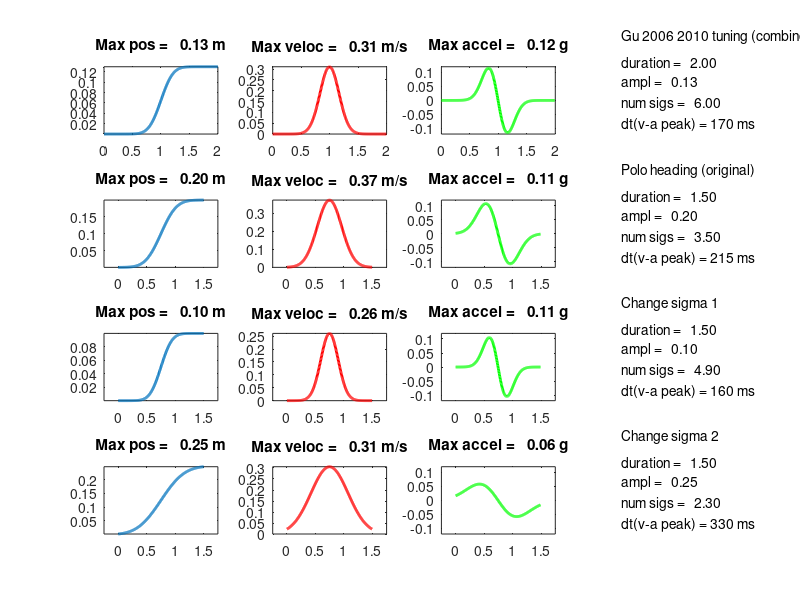
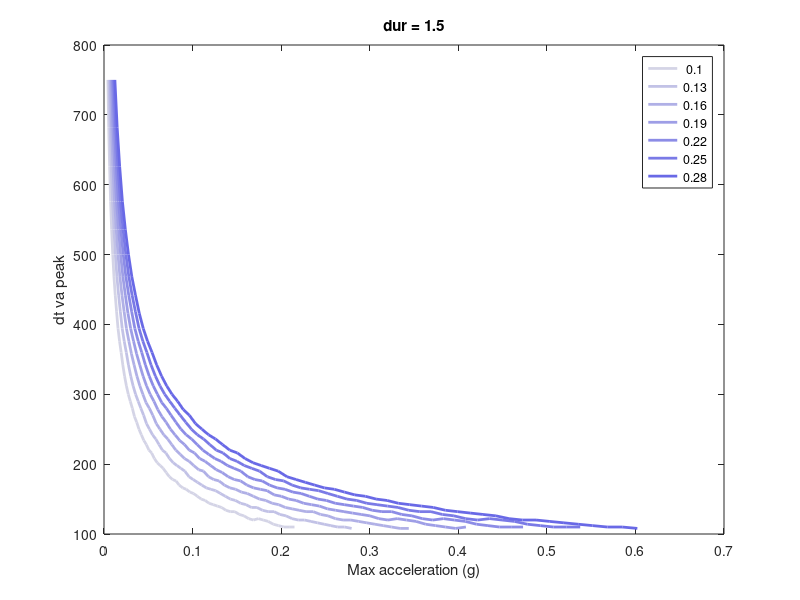

Source code (MATLAB) for these figures, in order: (Note: this script raises an error after producing the figures.)
%% Calculate Gaussian profiles based on the method used in MoogDots.
% HH 2012
 
clear;

%      duration   amplitude   num_sigs   notes
paras = {
          2   0.13  6    'Gu 2006 2010 tuning (combined)'
%           2   0.2   4.5  'Gu 2012 heading (combined)'
%           1   0.2   2    'HeTao heading (visual only)'
%           2 0.18 6 'Polo training'
          1.5   0.2  3.5   'Polo heading (original)'
%           1.5   0.1  4  'Polo heading (combined)'
%           2.0   0.2  4.0  'Polo heading (combined)'
%           1.5   0.14  3.8  'Minimoog'
          1.5   0.1  4.9  'Change sigma 1' 
          1.5   0.25  2.3  'Change sigma 2' 
          };


figure(100); clf;
set(100,'position',[100 100 900 700]); 

maxDuration =  max(cell2mat(paras(:,1)));

for i=1:size(paras,1)
    
    duration = paras{i,1};
    step=0.005;
    t = 0:step:duration;
    
    ampl = paras{i,2};
    num_sigs = paras{i,3};
    
    %pos = ampl*0.5*(erf(2*num_sigs1/3*(t-1)) + 1); % Erroneous
    pos=ampl*0.5*(erf((t-duration/2)/((duration/2/num_sigs)*sqrt(2))) + 1);  % Note that sigma = duration/2/num_of_sigma !!
%     pos = ampl * normcdf(t,duration/2,duration/2/num_sigs); % This is much simplier
    
    subplot(size(paras,1),4,1+4*(i-1));
    plot(t,pos,'linewidth',2);
    ylim([min(pos) max(pos)]);
    xlim([duration/2-maxDuration/2 duration/2+maxDuration/2]);
    title(sprintf('Max pos = %6.2f m', max(pos))); 
    
    veloc = diff(pos)/step;
    subplot(size(paras,1),4,2+4*(i-1));
    plot(t(1:length(t)-1),veloc,'r-','linewidth',2); 
    xlim([duration/2-maxDuration/2 duration/2+maxDuration/2]);
    ylim([0 max(veloc)]);
    title(sprintf('Max veloc = %6.2f m/s', max(veloc))); 
    t_max_veloc = t(veloc == max(veloc)); 
 
    
    accel = diff(veloc)/step/9.8;
    
    subplot(size(paras,1),4,3+4*(i-1));
    plot(t(1:length(t)-2),accel,'g-','linewidth',2); 
    xlim([duration/2-maxDuration/2 duration/2+maxDuration/2]);
%     ylim([min(accel) max(accel)]);
    ylim([-0.12 0.12]);
    title(sprintf('Max accel = %6.2f g', max(accel)));
    t_max_accel = t(accel == max(accel));
    
    
    subplot(size(paras,1),4,4+4*(i-1));
    axis('off')
    buff = sprintf('%s\n\nduration = %6.2f\nampl = %6.2f\nnum sigs = %6.2f\ndt(v-a peak) = %g ms', paras{i,4}, duration, ampl, num_sigs,(t_max_veloc(1)-t_max_accel(1))*1000);
    text(.1,.8,buff);
end


%% Parameter selection for sigma change

duration = 1.5;
ampls = 0.1:0.03:0.3;
num_sigss = 1.0:0.1:7.0;

step=0.002;
t = 0:step:duration;

max_accels = []; dt_avpeaks = [];

figure(200);
col = [0.9 0.9 0.9];

for i = 1:length(ampls)
    for j = 1:length(num_sigss)
        
        ampl = ampls(i);
        num_sigs = num_sigss(j);
        
        %pos = ampl*0.5*(erf(2*num_sigs1/3*(t-1)) + 1); % Erroneous
        pos=ampl*0.5*(erf((t-duration/2)/((duration/2/num_sigs)*sqrt(2))) + 1);  % Note that sigma = duration/2/num_of_sigma !!
        %     pos = ampl * normcdf(t,duration/2,duration/2/num_sigs); % This is much simplier
        
        veloc = diff(pos)/step;
        t_max_veloc = t(veloc == max(veloc));
        
        accel = diff(veloc)/step/9.8;
        t_max_accel = t(accel == max(accel));
        
        max_accels(i,j) = max(accel);
        dt_avpeaks(i,j) = 1000 * (t_max_veloc(1) - t_max_accel(1));
        
    end

    col = col - [0.07 0.07 0];
    plot(max_accels(i,:), dt_avpeaks(i,:),'color',col,'linew',2); hold on;
    
end
title(['dur = ' num2str(duration)]);
legend(num2str(ampls'));
xlabel('Max acceleration (g)'); ylabel('dt va peak'); SetFigure(15);
xlim([0 0.15]); ylim([100 500]);

%% Original code from Gu (which is erroneous)
%{
am = 0.04:0.01:0.32;
sig = 3:0.1:8;
% bb(:,1) = am';

duration = 1.5;
step=0.005;
t = 0:step:duration;


for i = 1:length(am)
    for j = 1:length(sig)

        ampl = am(i);
        num_sigs = sig(j);

        % pos = ampl*0.5*(erf(2*num_sigs/3*(t-1)) + 1);
        pos=ampl*0.5*(erf(sqrt(2)*num_sigs*(t-duration/2)/duration) + 1);

        veloc = diff(pos)/step;
        accel = diff(veloc)/step/9.8;

        aa(i,j) = max(accel);
%         bb(i,j+1) = max(accel);
    end
end
figure(3); 
contourf(sig,am,aa); 
title(sprintf('duration = %3.2f, accel',duration));

% bb
colorbar;
xlabel('sigma');
ylabel('amol(m)');

%}

%% ZQH (this makes the amp accurate even when num_of_sigma is very small)
%{
% MOOG parameters
figure(111);clf
duration = 1.5; num_of_sigma = 1; Amp = 0.14;

% function parameters
miu = duration/2; sigma = duration/2/num_of_sigma; 
syms t;
A = Amp/int(exp(-(t-miu).^2/(2*sigma^2)),0,duration)

% functions
syms t;
v=A*exp(-(t-miu).^2/(2*sigma^2));
a=diff(v);
s=int(v,0,t);

% plot curves
t=0:0.01:duration;
plot(t,subs(s),'r','linewidth',3);hold on;
plot(t,subs(v),'b','linewidth',3);
plot(t,subs(a),'g','linewidth',3);
%}
